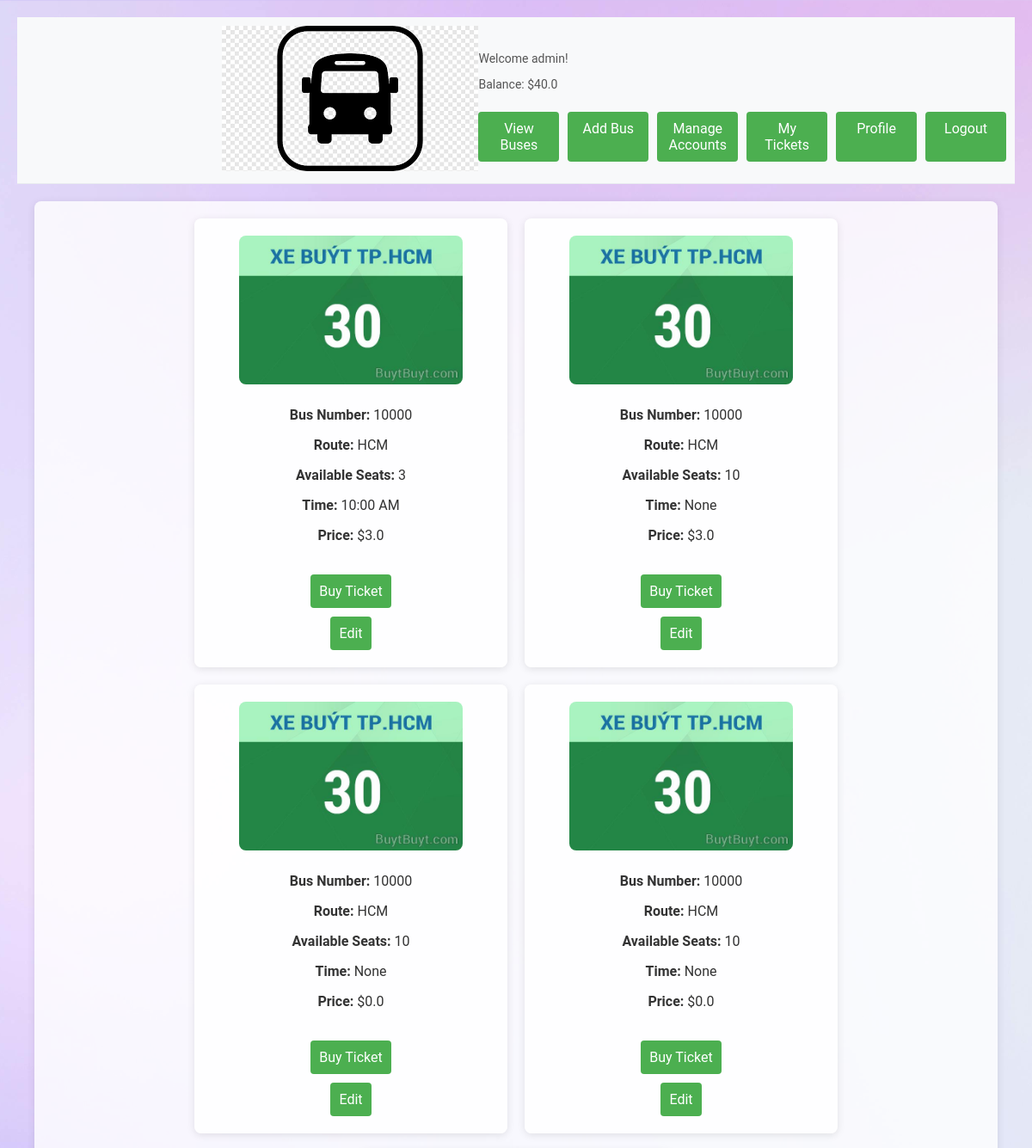
/view_buses (signed in, upper part), run on an earlier commit of the app's database.
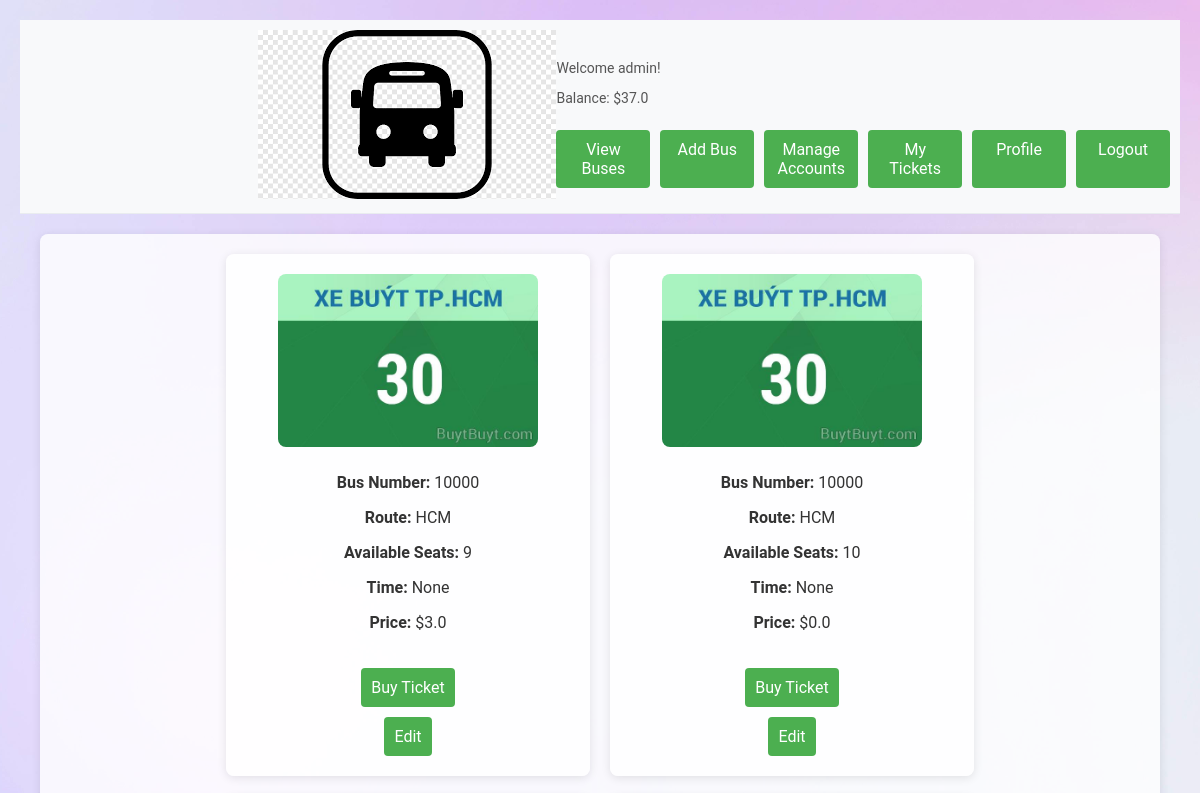
And on a later commit of the database.
### tables this page shows
CREATE TABLE users (
            id INTEGER PRIMARY KEY,
            username TEXT NOT NULL UNIQUE,
            password_hash TEXT NOT NULL
        , email TEXT, phone_number TEXT, gender TEXT, balance REAL DEFAULT 0.0, name TEXT);

CREATE TABLE buses (
            id INTEGER PRIMARY KEY,
            bus_number TEXT NOT NULL,
            route TEXT NOT NULL,
            total_seats INTEGER NOT NULL,
            available_seats INTEGER NOT NULL
        , time TEXT, price REAL DEFAULT 0.0);

### app.py (the view)
@app.route('/view_buses')
def view_buses_route():
    user_id = session.get('user_id')
    if not user_id:
        flash('You need to log in to view buses.')
        return redirect(url_for('login'))
    user = get_user_by_id(user_id)
    buses = view_buses()
    balance = user[6]
    return render_template('view_buses.html', buses=buses, user=user, balance=balance)

### database.py (called while the page is built)
def get_user_by_id(user_id):
    conn = sqlite3.connect('bus_reservation.db')
    cursor = conn.cursor()
    cursor.execute('SELECT * FROM users WHERE id = ?', (user_id,))
    user = cursor.fetchone()
    conn.close()
    return user

def view_buses():
    conn = sqlite3.connect('bus_reservation.db')
    cursor = conn.cursor()
    cursor.execute('SELECT * FROM buses')
    buses = cursor.fetchall()
    conn.close()
    return buses

### templates/view_buses.html (shortened to what this page needs)
{% extends "base.html" %}
{% block content %}
<link rel="stylesheet" type="text/css" href="{{ url_for('static', filename='viewbus.css') }}">
<div class="container">
    {% for bus in buses %}
    <div class="bus-container">
        <img src="{{ url_for('static', filename='images/bus_image.jpg') }}" alt="Bus Image" class="bus-image">
        <div class="bus-info">
            <p><strong>Bus Number:</strong> {{ bus[1] }}</p>
            <p><strong>Route:</strong> {{ bus[2] }}</p>
            <p><strong>Available Seats:</strong> {{ bus[4] }}</p>
            <p><strong>Time:</strong> {{ bus[5] }}</p>
            <p><strong>Price:</strong> ${{ bus[6] }}</p>
        </div>
        <a href="{{ url_for('buy_ticket', bus_id=bus[0]) }}" class="button">Buy Ticket</a>
        {% if user[1] == 'admin' %}
        <a href="{{ url_for('edit_bus', bus_id=bus[0]) }}" class="button">Edit</a>
        {% endif %}
    </div>
    {% endfor %}
</div>
{% endblock %}

### templates/base.html (shortened to what this page needs)
<!DOCTYPE html>
<html lang="en">
<head>
    <link rel="stylesheet" type="text/css" href="{{ url_for('static', filename='styles.css') }}">
</head>
<body>
    <div class="header">
        <a href="{{ url_for('index') }}">
            <img src="{{ url_for('static', filename='images/logo.png') }}" alt="Logo" class="logo">
        </a>
        <div class="header-content">
            <div class="welcome-message">
                {% if user %}
                    <p>Welcome {{ user[1] }}!</p>
                    <p>Balance: ${{ balance }}</p>
                {% else %}
                    <p><strong>Welcome to the Bus Reservation System</strong></p>
                {% endif %}
            </div>
            <div class="button-container">
                <a href="{{ url_for('view_buses_route') }}" class="button">View Buses</a>
                {% if user and user[1] == 'admin' %}
                <a href="{{ url_for('add_bus_route') }}" class="button">Add Bus</a>
                <a href="{{ url_for('manage_accounts') }}" class="button">Manage Accounts</a>
                {% endif %}
                <a href="{{ url_for('my_tickets') }}" class="button">My Tickets</a>
                <a href="{{ url_for('profile') }}" class="button">Profile</a>
                {% if user %}
                    <a href="{{ url_for('logout') }}" class="button">Logout</a>
                {% else %}
                    <a href="{{ url_for('login') }}" class="button">Login</a>
                {% endif %}
            </div>
        </div>
    </div>
    <div class="content">
        {% block content %}{% endblock %}
    </div>
</body>
</html>

### static/styles.css (style rules this page uses)
body { font-family: 'Roboto', sans-serif; background-color: #f4f7f6; color: #333; margin: 0; padding: 20px; background-image: url('/static/background.jpg'); background-size: cover; background-position: center; }
.container { max-width: 1200px; margin: auto; padding: 20px; background-color: rgba(255, 255, 255, 0.8); border-radius: 8px; box-shadow: 0 2px 10px rgba(0, 0, 0, 0.1); }
.header { display: flex; justify-content: flex-end; align-items: center; padding: 10px; background-color: #f8f9fa; border-bottom: 1px solid #e9ecef; }
.welcome-message { font-size: 14px; color: #555; }
.content { padding: 20px; }
.button-container { display: flex; gap: 10px; flex-wrap: wrap; }
.button { flex: 1; padding: 10px; background-color: #4CAF50; color: white; border: none; border-radius: 4px; cursor: pointer; font-size: 16px; text-align: center; text-decoration: none; display: inline-block; margin-top: 10px; }

### static/viewbus.css (style rules this page uses)
body { font-family: 'Roboto', sans-serif; background-color: #f4f7f6; color: #333; margin: 0; padding: 20px; background-image: url('/static/images/background.jpg'); background-size: cover; background-position: center; }
.container { display: flex; flex-wrap: wrap; gap: 20px; justify-content: center; }
.bus-container { background-color: rgba(255, 255, 255, 0.9); padding: 20px; border-radius: 8px; box-shadow: 0 2px 10px rgba(0, 0, 0, 0.1); width: 30%; text-align: center; display: flex; flex-direction: column; align-items: center; }
.bus-image { width: 80%; height: auto; border-radius: 8px; margin-bottom: 10px; }
.bus-info { margin-bottom: 10px; }
.button { padding: 10px; background-color: #4CAF50; color: white; border: none; border-radius: 4px; cursor: pointer; font-size: 16px; text-align: center; text-decoration: none; display: inline-block; margin-top: 10px; }

What changed in the data, as far as the page shows it:
removed buses: bus_number "10000", route "HCM", available_seats "3", time "10:00 AM", price "3.0"
no longer on this page (row unchanged): buses: bus_number "10000", route "HCM", available_seats "10", bus "None", price "0.0"
changed users "admin": balance "40.0" → "37.0"
changed buses "None": available_seats "10" → "9"
